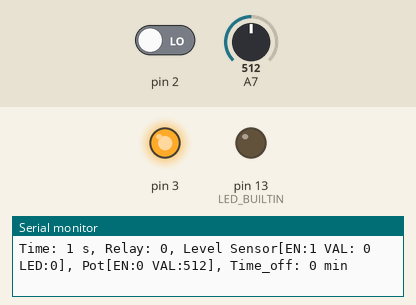
This sketch was run on a simulated Arduino Nano, built with avr-gcc and run on an emulated ATmega328P. Parts: output pins drawn as LEDs (lit = HIGH), the last lines printed to the serial monitor. The inputs (shaded band) are chosen by the test bench; at power-on: pin 2 LOW, A7 = 512.

Above: at 4.2 s.
4.3 s: pin 2 driven HIGH
At 5.2 s:
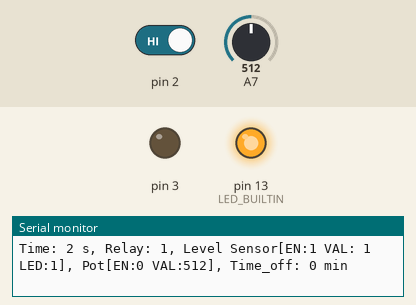
5.8 s: pin 2 driven LOW
At 6.3 s:
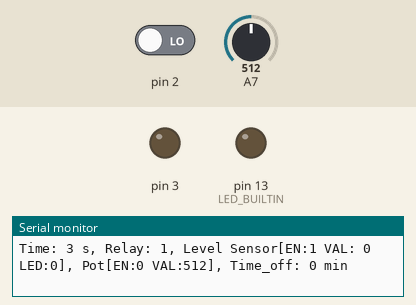
Timing chart, 0 to 55.3 s (numbered marks = the images above; inputs shaded):
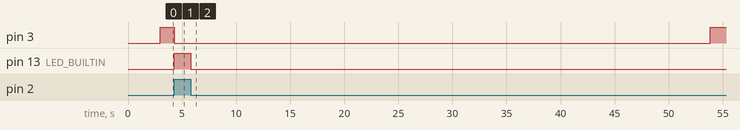

The sketch:

Water_Pump_Timer_Automator_v11.ino
```cpp
// TO DO
/*

  1) Debugmode macro by defines
  2) time_on gibi global değişkenleri minimize etmenin yolunu bul

*/

#include <stdint.h>

// --- Feature toggles

#define POT_ENABLED false           // enable potentiometer for changing off-time
#define LEVEL_SENSOR_ENABLED true  // enable water level sensor

// --- setting for testing & troubleshooting

#define DEBUG_MODE_ENABLED true       // display debug logs on serial monitor // DON'T FORGET TO DISABLE THIS BEFORE FINAL UPLOAD TO THE CARD
#define FAST_TEST_MODE_ENABLED false  // 10 seconds on / 10 seconds off test mode // DON'T FORGET TO DISABLE THIS BEFORE FINAL UPLOAD TO THE CARD

#if DEBUG_MODE_ENABLED
#define LOG(x) Serial.print(x)
#define LOG_LN(x) Serial.println(x)
#define LOG_BEGIN(baudrate) Serial.begin(baudrate)
#else
#define LOG(x)
#define LOG_LN(x)
#define LOG_BEGIN(baudrate)
#endif

namespace POT {
constexpr uint16_t MAX_VALUE = 1023;
constexpr uint8_t NUM_RANGES = 3;
constexpr uint16_t RANGE = MAX_VALUE / NUM_RANGES;
}

namespace CONVERSIONS {

constexpr uint16_t SECONDS_TO_MILLISECONDS = 1000;
constexpr uint16_t MINUTES_TO_MILLISECONDS = 60000;
}

// --- setting timers
namespace S_TIMERS_DELAYS {
constexpr uint8_t TIME_ON_IN_S = 33;   // 40 -> 33 seconds time_on as default
constexpr uint8_t TIME_OFF_IN_M = 15;  // 10 -> 15 minutes time_off as default

constexpr uint8_t FT_TIME_ON_IN_S = 4;   // 10 seconds time_on ONLY IN TEST MODE
constexpr uint8_t FT_TIME_OFF_IN_S = 4;  // 10 seconds time_off ONLY IN TEST MODE

constexpr uint16_t STARTUP = 3000;  // wait 3 seconds after powering-up the Arduino
constexpr uint16_t DEBUG_PERIOD_IN_S = 1000;

// -- time-off options
constexpr uint32_t POT_CHECK_INTERVAL = 0.5 * CONVERSIONS::MINUTES_TO_MILLISECONDS;  // minutes interval for reading potentiometer (300,000 ms)
constexpr uint8_t TIME_OFF_OPT_1 = 5;                                                // 5 minutes time off in pot option 1
constexpr uint8_t TIME_OFF_OPT_2 = 10;                                               // 10 minutes time off in pot option 2
constexpr uint8_t TIME_OFF_OPT_ANTIFREEZE = 30;                                      // 30 minutes time off in anti-freeze mode

constexpr uint16_t TIME_OFF_OPT_1_SCALE = POT::RANGE * 1;
constexpr uint16_t TIME_OFF_OPT_2_SCALE = POT::RANGE * 2;
}

namespace S_COMMS {
constexpr uint16_t S_BAUDRATE = 9600;
}

namespace PIN {
constexpr uint8_t LEVEL_SENSOR = 2;
//constexpr uint8_t RELAY = 6;  // 6 in Uno
constexpr uint8_t RELAY = 3;  // 3 in Nano
constexpr uint8_t LED_LEVEL_FULL = LED_BUILTIN;
constexpr uint8_t POT = A7;
}

// --- shortcuts and macros for better readability

namespace RELAY {
//constexpr bool ON = LOW; // FOR NEW SYSTEM IN NANO??
//constexpr bool OFF = HIGH; // FOR NEW SYSTEM IN NANO??
constexpr bool ON = HIGH;  // IN CURRENT SYSTEM
constexpr bool OFF = LOW;  // IN CURRENT SYSTEM
}

constexpr uint8_t BUF_SIZE = 100;

// --- Global variables

// - Time Tracking

uint32_t previousMillis = 0;
uint32_t timeOffStartup = 0;
bool usedStartupTimeOff = false;


// -- Buffers
char buf_serial[BUF_SIZE];


// --- function prototypes
void ControlPump(uint32_t time_on, uint32_t time_off);
uint32_t getTimeOn();
uint32_t getTimeOff(uint16_t potValue = 0);

// -------- Start of void setup()

void setup() {
  pinMode(PIN::RELAY, OUTPUT);
  pinMode(PIN::LED_LEVEL_FULL, OUTPUT);

#if (POT_ENABLED)
  pinMode(PIN::POT, INPUT);
#endif

#if (LEVEL_SENSOR_ENABLED)
  pinMode(PIN::LEVEL_SENSOR, INPUT);  // DON'T FORGET TO PUT A 4.7 - 10 kOhm PULL-UP RESISTOR !!
#endif

  digitalWrite(PIN::RELAY, RELAY::OFF);  // Ensuring relay is off at startup
  digitalWrite(PIN::LED_LEVEL_FULL, LOW);

  LOG_BEGIN(S_COMMS::S_BAUDRATE);
  LOG_LN("\nSystem starting...");

  uint32_t startTime = millis();
  while ((millis() - startTime) < S_TIMERS_DELAYS::STARTUP) {}

#if POT_ENABLED
  uint16_t potValue = analogRead(PIN::POT);
  timeOffStartup = getTimeOff(potValue);  // Now it stores and uses the initial reading
  LOG("Startup pot value: ");
  LOG(potValue);
  LOG(" -> Initial timeOff (min): ");
  LOG_LN(timeOffStartup / CONVERSIONS::MINUTES_TO_MILLISECONDS);
#endif

  /*
#if (POT_ENABLED)

  uint16_t potValue = analogRead(PIN::POT);
  // Adjust time_off based on potentiometer reading at startup
  if (potValue < S_TIMERS_DELAYS::TIME_OFF_OPT_1_SCALE) {
    time_off = S_TIMERS_DELAYS::TIME_OFF_OPT_1 * CONVERSIONS::MINUTES_TO_MILLISECONDS;
  } else if (potValue < S_TIMERS_DELAYS::TIME_OFF_OPT_2_SCALE) {
    time_off = S_TIMERS_DELAYS::TIME_OFF_OPT_2 * CONVERSIONS::MINUTES_TO_MILLISECONDS;
  } else {
    time_off = S_TIMERS_DELAYS::TIME_OFF_OPT_ANTIFREEZE * CONVERSIONS::MINUTES_TO_MILLISECONDS;  // anti-freeze mode
  }
#endif
*/

  // CHECK IF POT IS READ AT THE BEGINNING SINCE YOU'VE COMMENTED OUT IT'S CODE

#if (LEVEL_SENSOR_ENABLED)
  if (!(digitalRead(PIN::LEVEL_SENSOR))) {
    digitalWrite(PIN::RELAY, RELAY::ON);  // added later for startup activation
    previousMillis = millis();            // added later for startup activation
  }
#else
  digitalWrite(PIN::RELAY, RELAY::ON);  // added later for startup activation
  previousMillis = millis();            // added later for startup activation
#endif
}

// -------- End of void setup()

// -------- Start of void loop()

void loop() {

#if (DEBUG_MODE_ENABLED)
  static uint32_t lastDebugTime = 0;
  if ((millis() - lastDebugTime) >= S_TIMERS_DELAYS::DEBUG_PERIOD_IN_S) {
    lastDebugTime = millis();
    snprintf(buf_serial, sizeof(buf_serial),
             "Time: %lu s, Relay: %d, Level Sensor[EN:%d VAL: %d LED:%d], Pot[EN:%d VAL:%d], Time_off: %lu min",
             (((millis() - S_TIMERS_DELAYS::STARTUP) / 1000)),
             !(digitalRead(PIN::RELAY)),
             LEVEL_SENSOR_ENABLED,
             digitalRead(PIN::LEVEL_SENSOR),
             digitalRead(PIN::LED_LEVEL_FULL),
             POT_ENABLED,
             analogRead(PIN::POT),
             (getTimeOff(analogRead(PIN::POT)) / CONVERSIONS::MINUTES_TO_MILLISECONDS));

    LOG_LN(buf_serial);
    Serial.flush();
  }
#endif


  //if (POT_ENABLED && (!FAST_TEST_MODE_ENABLED) && ((millis() - lastPotReadingMillis) >= S_TIMERS_DELAYS::POT_CHECK_INTERVAL))  // setting time_off by pot values
  //{
#if ((POT_ENABLED) && (!FAST_TEST_MODE_ENABLED))
  static uint32_t lastPotReadingMillis = 0;
  if ((millis() - lastPotReadingMillis) >= S_TIMERS_DELAYS::POT_CHECK_INTERVAL) {
    lastPotReadingMillis = millis();
    uint16_t potValue = analogRead(PIN::POT);
    uint32_t time_off = getTimeOff(potValue);

    if (time_off == S_TIMERS_DELAYS::TIME_OFF_OPT_ANTIFREEZE * CONVERSIONS::MINUTES_TO_MILLISECONDS) {
      ControlPump(getTimeOn(), time_off);
      digitalWrite(PIN::LED_LEVEL_FULL, digitalRead(PIN::LEVEL_SENSOR));
      return;
    }
  }
  //}
#endif


#if (LEVEL_SENSOR_ENABLED)
  if (!(digitalRead(PIN::LEVEL_SENSOR)))  // if water tank is not full, proceed normally
  {
    if (POT_ENABLED && !FAST_TEST_MODE_ENABLED) {
      if (!usedStartupTimeOff) {
        ControlPump(getTimeOn(), timeOffStartup);
        usedStartupTimeOff = true;
      } else {
        ControlPump(getTimeOn(), getTimeOff(analogRead(PIN::POT)));
      }
    } else {
      ControlPump(getTimeOn(), getTimeOff());
    }
    digitalWrite(PIN::LED_LEVEL_FULL, LOW);
  } else  // if tank is full, STOP and wait till it's not full and then wait for time_off time
  {
    digitalWrite(PIN::RELAY, RELAY::OFF);
    previousMillis = millis();
    digitalWrite(PIN::LED_LEVEL_FULL, HIGH);
  }
#else
  if (POT_ENABLED && !FAST_TEST_MODE_ENABLED) {
    ControlPump(getTimeOn(), getTimeOff(analogRead(PIN::POT)));
  } else {
    ControlPump(getTimeOn(), getTimeOff());
  }
#endif
}
// -------- End of void loop()

// ------- Start of custom function implementations
void ControlPump(uint32_t time_on, uint32_t time_off) {
  uint64_t currentMillis = millis();

  //Serial.println(time_off);

  if (digitalRead(PIN::RELAY) == RELAY::ON) {
    if ((currentMillis - previousMillis) >= time_on) {
      digitalWrite(PIN::RELAY, RELAY::OFF);
      previousMillis = currentMillis;
    }
  } else {
    if ((currentMillis - previousMillis) >= time_off) {
      digitalWrite(PIN::RELAY, RELAY::ON);
      previousMillis = currentMillis;
    }
  }
}

uint32_t getTimeOn() {
#if FAST_TEST_MODE_ENABLED
  return S_TIMERS_DELAYS::FT_TIME_ON_IN_S * CONVERSIONS::SECONDS_TO_MILLISECONDS;
#else
  return S_TIMERS_DELAYS::TIME_ON_IN_S * CONVERSIONS::SECONDS_TO_MILLISECONDS;
#endif
}

uint32_t getTimeOff(uint16_t potValue) {
#if FAST_TEST_MODE_ENABLED
  return S_TIMERS_DELAYS::FT_TIME_OFF_IN_S * CONVERSIONS::SECONDS_TO_MILLISECONDS;
#elif POT_ENABLED
  if (potValue < S_TIMERS_DELAYS::TIME_OFF_OPT_1_SCALE)
    return S_TIMERS_DELAYS::TIME_OFF_OPT_1 * CONVERSIONS::MINUTES_TO_MILLISECONDS;
  else if (potValue < S_TIMERS_DELAYS::TIME_OFF_OPT_2_SCALE)
    return S_TIMERS_DELAYS::TIME_OFF_OPT_2 * CONVERSIONS::MINUTES_TO_MILLISECONDS;
  else
    return S_TIMERS_DELAYS::TIME_OFF_OPT_ANTIFREEZE * CONVERSIONS::MINUTES_TO_MILLISECONDS;
#else
  return S_TIMERS_DELAYS::TIME_OFF_IN_M * CONVERSIONS::MINUTES_TO_MILLISECONDS;
#endif
}

// ------- End of custom function implementations
```

Measured:
- after the input at 4.3 s, pin 3: HIGH → LOW at once; pin 13 (LED_BUILTIN): LOW → HIGH at once
- after the input at 5.8 s, pin 3: LOW → HIGH after 48.0 s; pin 13 (LED_BUILTIN): HIGH → LOW at once
